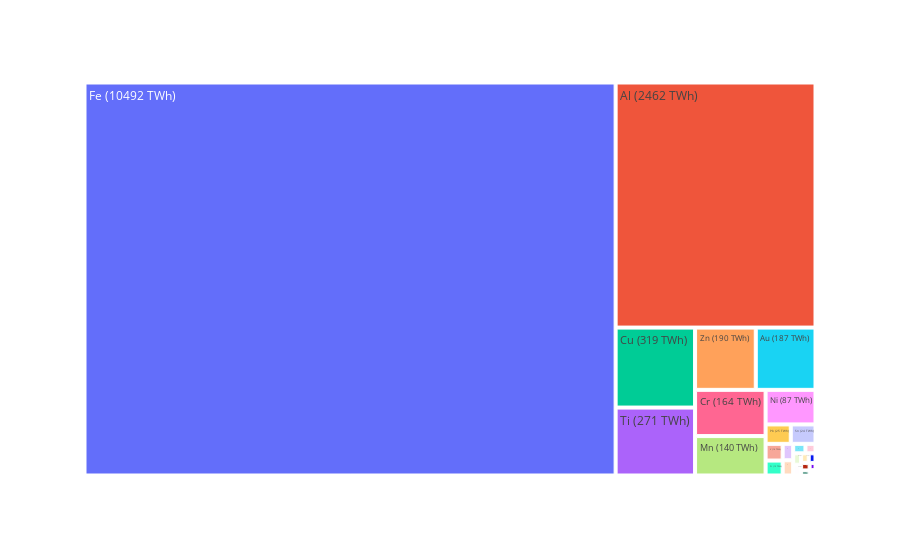

The notebook cell saved with this chart:
### Code cell
fig = px.treemap(df, path=["Material"], values='Global Cumulative Energy Demand (2021) [EJ/yr]',custom_data=['Global Cumulative Energy Demand (2021) [TWh/yr]'])
fig.update_traces(texttemplate='%{label} (%{customdata:.0f} TWh)', textposition='top left')

fig.show()
fig.write_image("./figures/consommation_2021_tous_metaux.pdf",width=1000,height=500)

### Figure 1 — Plotly figure (JSON) as saved in the notebook; plotly's stock layout.template omitted (floating-point values rounded to 4 significant figures)
{"data": [{"branchvalues": "total", "customdata": [[2462.0], [0.07624], [186.9], [3.209], [2.157], [0.3647], [4.781], [163.9], [319.4], [10490.0], [0.3653], [0.114], [0.08239], [0.4381], [8.074], [139.7], [8.701], [5.824], [86.71], [24.57], [4.281], [12.82], [4.553], [3.682], [0.0675], [24.17], [2.132], [0.08869], [271.3], [14.33], [3.271], [190.0]], "domain": {"x": [0, 1], "y": [0, 1]}, "hovertemplate": "labels=%{label}<br>Global Cumulative Energy Demand (2021) [TWh/yr]=%{value}<br>parent=%{parent}<br>id=%{id}<extra></extra>", "ids": ["Al", "As", "Au", "Be", "Bi", "Cd", "Co", "Cr", "Cu", "Fe", "Ga", "Ge", "Hg", "In", "Li", "Mn", "Mo", "Nb", "Ni", "Pb", "Pd", "Pt", "Rh", "Sb", "Se", "Sn", "Ta", "Te", "Ti", "V", "W", "Zn"], "labels": ["Al", "As", "Au", "Be", "Bi", "Cd", "Co", "Cr", "Cu", "Fe", "Ga", "Ge", "Hg", "In", "Li", "Mn", "Mo", "Nb", "Ni", "Pb", "Pd", "Pt", "Rh", "Sb", "Se", "Sn", "Ta", "Te", "Ti", "V", "W", "Zn"], "name": "", "parents": ["", "", "", "", "", "", "", "", "", "", "", "", "", "", "", "", "", "", "", "", "", "", "", "", "", "", "", "", "", "", "", ""], "textposition": "top left", "texttemplate": "%{label} (%{customdata:.0f} TWh)", "type": "treemap", "values": [2462.0, 0.07624, 186.9, 3.209, 2.157, 0.3647, 4.781, 163.9, 319.4, 10490.0, 0.3653, 0.114, 0.08239, 0.4381, 8.074, 139.7, 8.701, 5.824, 86.71, 24.57, 4.281, 12.82, 4.553, 3.682, 0.0675, 24.17, 2.132, 0.08869, 271.3, 14.33, 3.271, 190.0]}], "layout": {"legend": {"tracegroupgap": 0}, "margin": {"t": 60}}}
